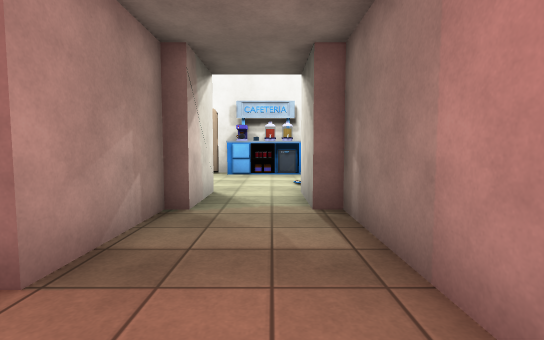
[1] (above)

16 first-person views from a walk through a Unity game level. The camera is 1.2 m above the floor, tilts 4° down and sees 85° across. The floor is counted in squares, 1 m on a side. Each view is taken from the middle of a square. On the plan, view 1 faces up. The plan holds only what a view shows up to about 13 squares ahead; the rest is blank. The place goes on beyond the plan. The player is left out. Surface patterns are stand-ins for the level's own textures.

[2]
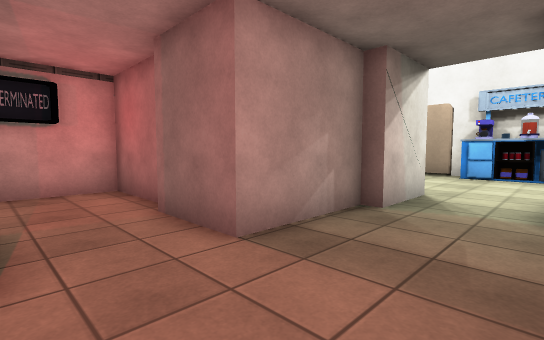

[3]
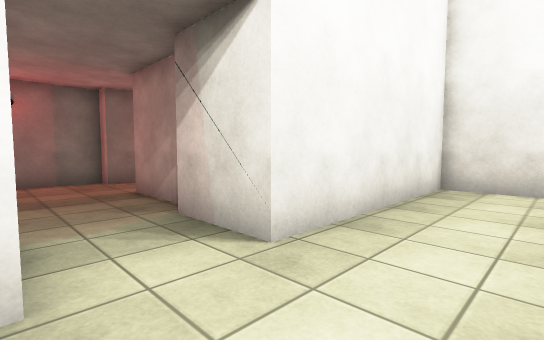

[4]
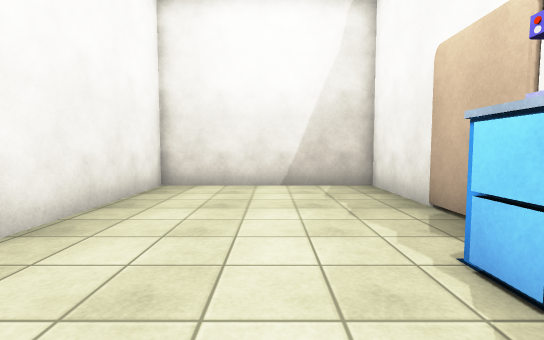

[5]
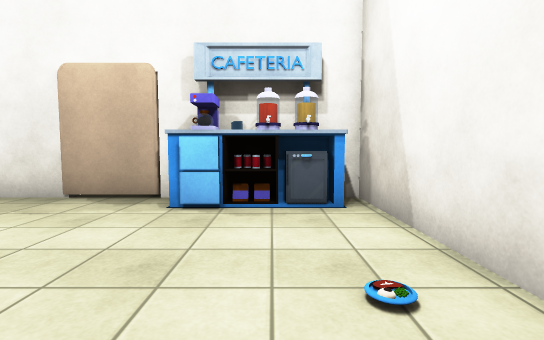

[6]
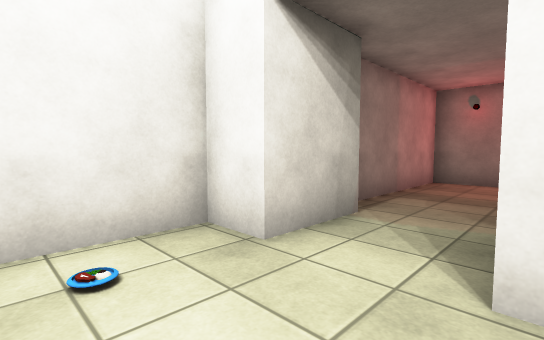

[7]
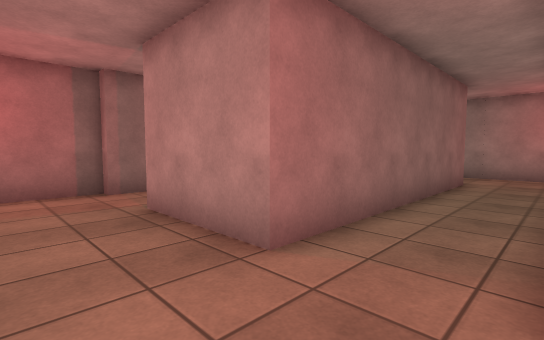

[8]
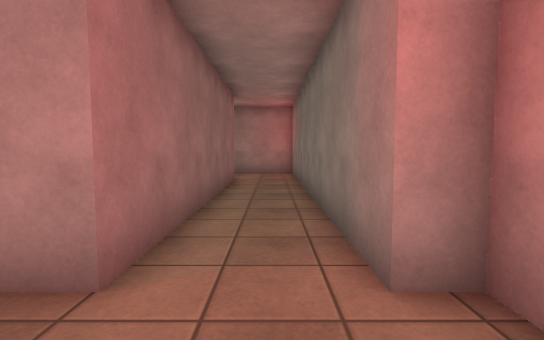

[9]
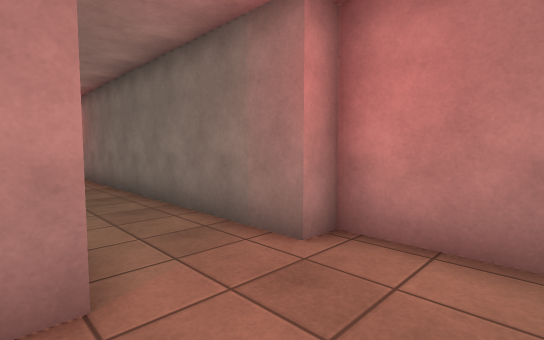

[10]
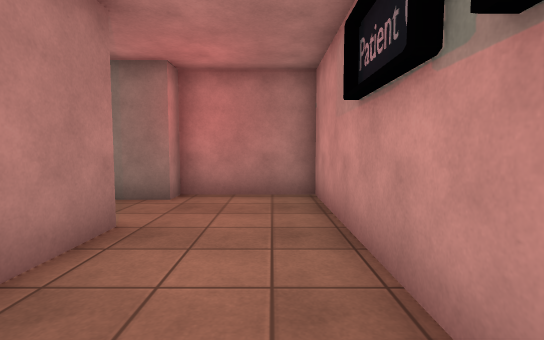

[11]
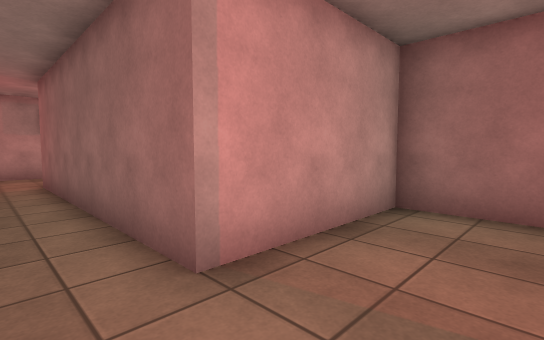

[12]
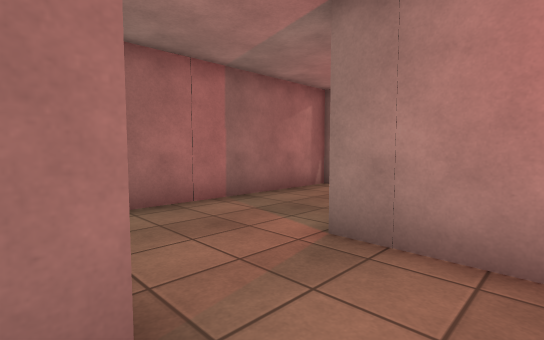

[13]
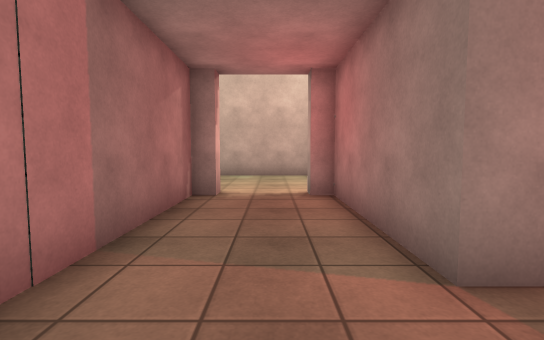

[14]
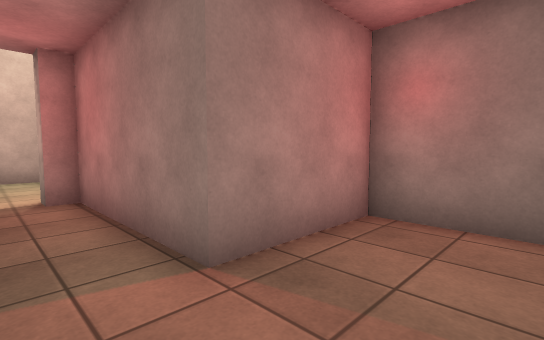

[15]
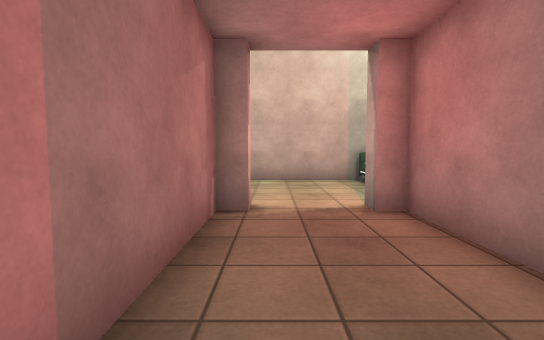

[16]
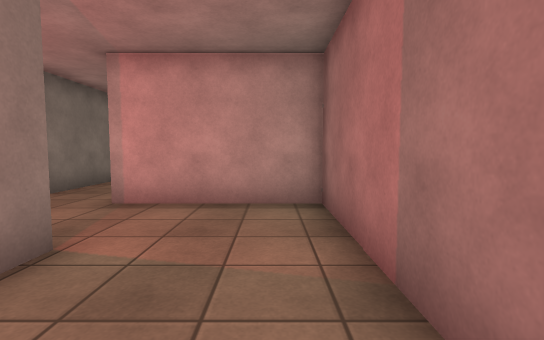

### Floor plan
Ten units are one square. View 1 is at (0, 0); x grows to the right and y downward. Boxes are objects, and circles mark ways between rooms. Rooms are numbered by the first view taken in them; rooms with no view inside come last. Other rooms are left out.
<svg viewBox="-93 -160 232 233">
<path fill="none" stroke="#000" d="M-21 -59 -21 -25M-17 -83 -17 -59M-6 6 14 6 14 -59 8 -59 8 -83M-25 -153 -88 -153 -88 -83 -17 -83M8 -83 22 -83 22 -153M-31 0 -21 0 -21 6 -6 6M-21 -25 -46 -25M-46 -29 -81 -29 -81 68 -46 68 -46 60 55 60M45 35 -46 35 -46 0M55 60 75 60 75 26 127 26 127 20 134 20M127 -11 45 -11 45 35M134 -5 127 -5"/>
<rect x="-25" y="-155" width="40" height="20" fill="#bbb"><title>other object</title></rect>
<circle cx="-5" cy="-90" r="3" fill="#2a7"/>
<circle cx="-13" cy="-10" r="3" fill="#2a7"/>
<circle cx="45" cy="45" r="3" fill="#2a7"/>
<text x="0" y="-40">1</text>
<text x="-30" y="-120">2</text>
<text x="-30" y="40">3</text>
<text x="80" y="20">4</text>
</svg>
Room 1 opens to room 2. Room 1 opens to room 3. Room 3 opens to room 4.

Where each view was taken, in squares from view 1:
view 1: 0 up, 0 right, facing up
view 2: 0 up, 1 right, facing up-left
view 3: 11 up, 1 right, facing down-left
view 4: 12 up, 1 right, facing left
view 5: 8 up, 0 right, facing up
view 6: 11 up, 2 left, facing down-right
view 7: 6 down, 7 left, facing up-right
view 8: 5 down, 7 left, facing right
view 9: 3 down, 7 left, facing down-right
view 10: 1 up, 7 left, facing down
view 11: 5 down, 7 right, facing up-left
view 12: 5 down, 4 right, facing up-right
view 13: 1 down, 5 right, facing right
view 14: 1 down, 5 right, facing down-right
view 15: 0 up, 7 right, facing right
view 16: 0 up, 11 right, facing left
